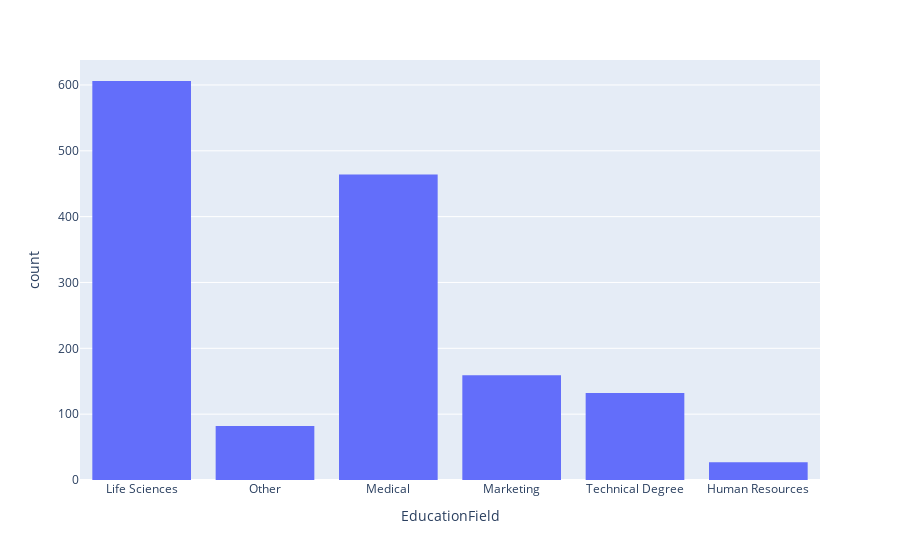

The notebook cell this image was saved under:
### Code cell
px.histogram(df,x='EducationField')

### Figure 1 — Plotly figure (JSON) as saved in the notebook; plotly's stock layout.template omitted (floating-point values rounded to 4 significant figures; data arrays with more than 128 entries replaced by an {"elided": "..."} marker saying what was removed)
{"data": [{"alignmentgroup": "True", "bingroup": "x", "hovertemplate": "EducationField=%{x}<br>count=%{y}<extra></extra>", "legendgroup": "", "marker": {"color": "#636efa", "pattern": {"shape": ""}}, "name": "", "offsetgroup": "", "orientation": "v", "showlegend": false, "type": "histogram", "x": {"elided": "1470 str values"}, "xaxis": "x", "yaxis": "y"}], "layout": {"barmode": "relative", "legend": {"tracegroupgap": 0}, "margin": {"t": 60}, "xaxis": {"anchor": "y", "domain": [0, 1], "title": {"text": "EducationField"}}, "yaxis": {"anchor": "x", "domain": [0, 1], "title": {"text": "count"}}}}
